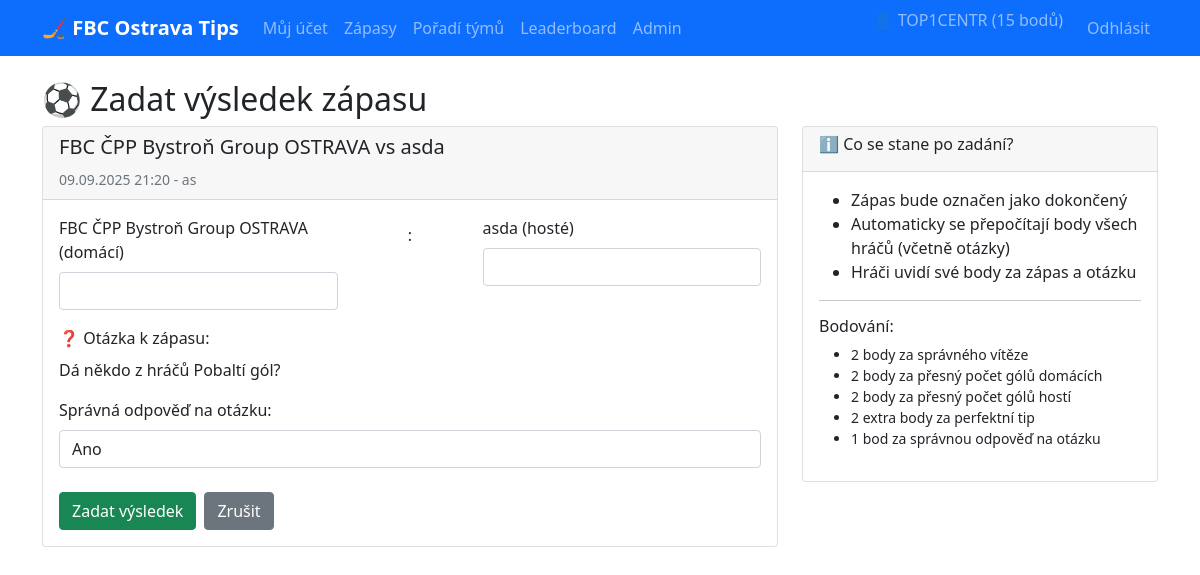
Page /admin-panel/zadat-vysledek/8/ (signed in) on the committed database.
### tipovani/models.py (models this page shows, shortened)
class UserProfile(models.Model):
    user = models.OneToOneField(User, on_delete=models.CASCADE)
    points = models.IntegerField(default=0)

class Match(models.Model):
    home_team = models.CharField(max_length=100, default="FBC ČPP Bystroň Group OSTRAVA")
    opponent = models.CharField(max_length=100)
    datetime = models.DateTimeField()
    location = models.CharField(max_length=200)
    home_score = models.IntegerField(null=True, blank=True)
    away_score = models.IntegerField(null=True, blank=True)
    is_finished = models.BooleanField(default=False)
    question = models.CharField(max_length=255)
    correct_answer = models.BooleanField(null=True, blank=True)  # bude vyplněno až po zápase

### tipovani/views.py (the view)
# urls.py: path('admin-panel/zadat-vysledek/<int:match_id>/', views.zadat_vysledek, name='zadat_vysledek'),
@login_required
def zadat_vysledek(request, match_id):
    if not request.user.is_staff:
        messages.error(request, 'Nemáte oprávnění pro přístup do admin sekce!')
        return redirect('dashboard')
    match = get_object_or_404(Match, id=match_id)
    if request.method == 'POST':
        form = MatchResultForm(request.POST, instance=match)
        if form.is_valid():
            match = form.save()
            match.is_finished = True
            match.save()
            tips = MatchTip.objects.filter(match=match)
            for tip in tips:
                tip.points_earned = tip.calculate_points()
                tip.save()
                profile, created = UserProfile.objects.get_or_create(user=tip.user)
                total_points = sum(t.points_earned for t in MatchTip.objects.filter(user=tip.user))
                profile.points = total_points
                profile.save()
            messages.success(request, 'Výsledek byl úspěšně zadán a body přepočítány!')
            return redirect('admin_dashboard')
    else:
        form = MatchResultForm(instance=match)
    return render(request, 'tipovani/admin/zadat_vysledek.html', {
        'form': form,
        'match': match
    })

### tipovani/forms.py
class MatchResultForm(forms.ModelForm):
    class Meta:
        model = Match
        fields = ['home_score', 'away_score', 'correct_answer']
        widgets = {
            'home_score': forms.NumberInput(attrs={'class': 'form-control', 'min': 0}),
            'away_score': forms.NumberInput(attrs={'class': 'form-control', 'min': 0}),
            'correct_answer': forms.Select(choices=[(True, 'Ano'), (False, 'Ne')], attrs={'class': 'form-control'}),
        }

### tipovani/templates/tipovani/admin/zadat_vysledek.html (shortened to what this page needs)
{% extends 'tipovani/base.html' %}
{% block content %}
<h2>⚽ Zadat výsledek zápasu</h2>
<div class="row">
    <div class="col-md-8">
        <div class="card">
            <div class="card-header">
                <h5>{{ match.home_team }} vs {{ match.opponent }}</h5>
                <small class="text-muted">{{ match.datetime|date:"d.m.Y H:i" }} - {{ match.location }}</small>
            </div>
            <div class="card-body">
                <form method="post">
                    <div class="row">
                        <div class="col-md-5">
                            <label class="form-label">{{ match.home_team }} (domácí)</label>
                            {{ form.home_score }}
                        </div>
                        <div class="col-md-2 text-center">
                            <div class="form-control-plaintext text-center">:</div>
                        </div>
                        <div class="col-md-5">
                            <label class="form-label">{{ match.opponent }} (hosté)</label>
                            {{ form.away_score }}
                        </div>
                    </div>
                    <div class="mt-3 mb-3">
                        <label class="form-label">❓ Otázka k zápasu:</label>
                        <p>{{ match.question }}</p>
                    </div>
                    <div class="mb-3">
                        <label class="form-label">Správná odpověď na otázku:</label>
                        {{ form.correct_answer }}
                    </div>
                    <div class="mt-4 d-flex gap-2">
                        <button type="submit" class="btn btn-success">
                            {% if match.is_finished %}Upravit výsledek{% else %}Zadat výsledek{% endif %}
                        </button>
                        <a href="{% url 'admin_dashboard' %}" class="btn btn-secondary">Zrušit</a>
                    </div>
                </form>
            </div>
        </div>
    </div>
    <div class="col-md-4">
        <div class="card">
            <div class="card-header">
                <h6>ℹ️ Co se stane po zadání?</h6>
            </div>
            <div class="card-body">
                <ul>
                    <li>Zápas bude označen jako dokončený</li>
                    <li>Automaticky se přepočítají body všech hráčů (včetně otázky)</li>
                    <li>Hráči uvidí své body za zápas a otázku</li>
                </ul>
                <hr>
                <h6>Bodování:</h6>
                <ul class="small">
                    <li>2 body za správného vítěze</li>
                    <li>2 body za přesný počet gólů domácích</li>
                    <li>2 body za přesný počet gólů hostí</li>
                    <li>2 extra body za perfektní tip</li>
                    <li>1 bod za správnou odpověď na otázku</li>
                </ul>
            </div>
        </div>
    </div>
</div>
{% endblock %}

### tipovani/templates/tipovani/base.html (shortened to what this page needs)
<!DOCTYPE html>
<html lang="cs">
<head>
    <link href="https://cdn.jsdelivr.net/npm/bootstrap@5.1.3/dist/css/bootstrap.min.css" rel="stylesheet">
</head>
<body>
    <nav class="navbar navbar-expand-lg navbar-dark bg-primary">
        <div class="container">
            <a class="navbar-brand" href="{% url 'dashboard' %}">🏒 FBC Ostrava Tips</a>
            {% if user.is_authenticated %}
            <div class="collapse navbar-collapse" id="navbarNav">
                <ul class="navbar-nav me-auto">
                    <li class="nav-item">
                        <a class="nav-link" href="{% url 'dashboard' %}">Můj účet</a>
                    </li>
                    <li class="nav-item">
                        <a class="nav-link" href="{% url 'zapasy' %}">Zápasy</a>
                    </li>
                    <li class="nav-item">
                        <a class="nav-link" href="{% url 'poradi_tymu' %}">Pořadí týmů</a>
                    </li>
                    <li class="nav-item">
                        <a class="nav-link" href="{% url 'leaderboard' %}">Leaderboard</a>
                    </li>
                    {% if user.is_staff %}
                    <li class="nav-item">
                        <a class="nav-link" href="{% url 'admin_dashboard' %}">Admin</a>
                    </li>
                    {% endif %}
                </ul>
                <ul class="navbar-nav">
                    <li class="nav-item">
                        <span class="navbar-text me-3">
                            👤 {{ user.username }} ({{ user.userprofile.points|default:0 }} bodů)
                        </span>
                    </li>
                    <li class="nav-item">
                        <a class="nav-link" href="{% url 'logout' %}">Odhlásit</a>
                    </li>
                </ul>
            </div>
            {% endif %}
        </div>
    </nav>
    <div class="container mt-4">
        {% block content %}
        {% endblock %}
    </div>
</body>
</html>

### tipovani/templates/tipovani/base.html (style rules this page uses)
.navbar-brand { font-weight: bold; }
.card { margin-bottom: 20px; }

### rows in the picture
Match: home_team "FBC ČPP Bystroň Group OSTRAVA", opponent "asda", datetime "09.09.2025 21:20", location "as", question "Dá někdo z hráčů Pobaltí gól?", correct_answer "Ano"

### other values in the picture
{{ user.username }} "TOP1CENTR"
{{ user.userprofile.points|default:0 }} "15"
